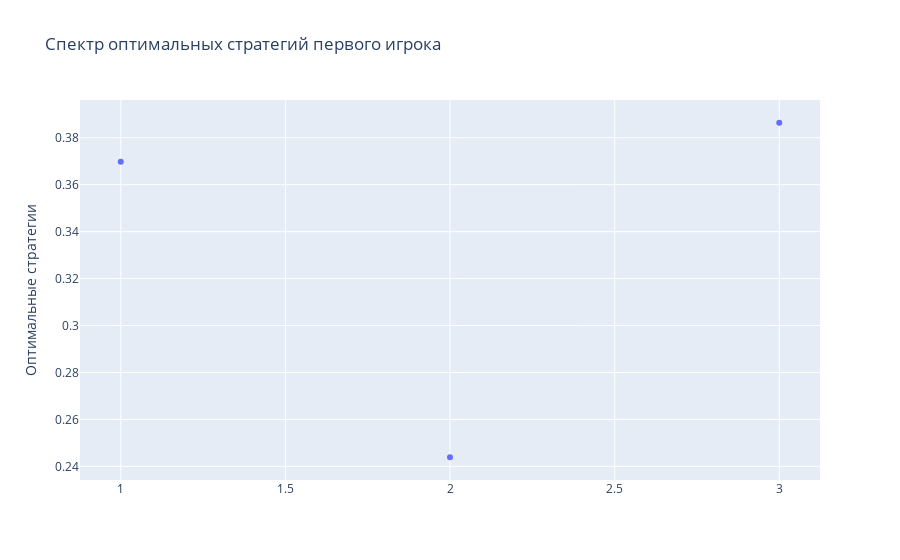
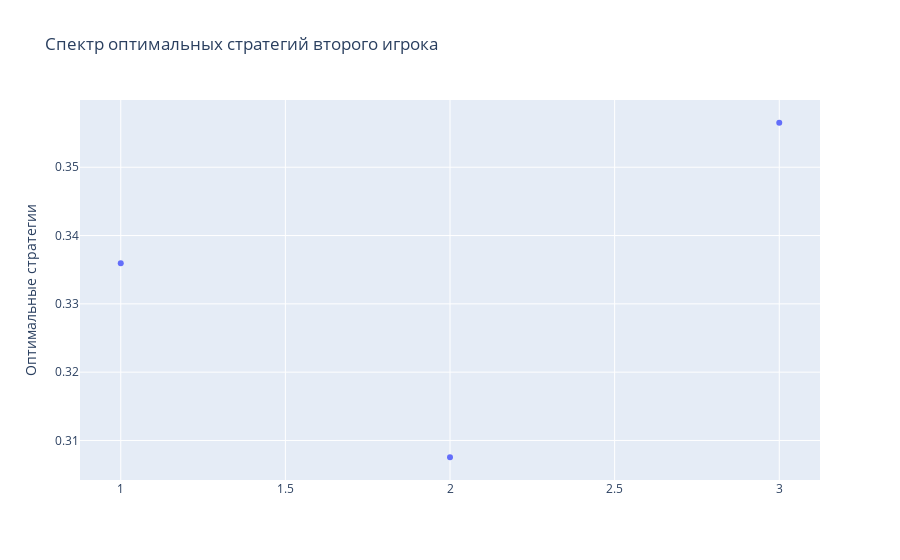

Notebook cell for these charts, in order:
### Markdown cell above
### Cпектр оптимальной стратегии полон:

### Code cell
matrix = np.array([[5, -7, 32], [23, 0, 9], [9, 35, -8]])
visualize(nash_equilibrium(matrix))

### Figure 1 — Plotly figure (JSON) as saved in the notebook; plotly's stock layout.template omitted (floating-point values rounded to 4 significant figures)
{"data": [{"hovertemplate": "=%{x}<br>Оптимальные стратегии=%{y}<extra></extra>", "legendgroup": "", "marker": {"color": "#636efa", "symbol": "circle"}, "mode": "markers", "name": "", "orientation": "v", "showlegend": false, "type": "scatter", "x": [1, 2, 3], "xaxis": "x", "y": [0.3697, 0.2439, 0.3864], "yaxis": "y"}], "layout": {"autosize": true, "legend": {"tracegroupgap": 0}, "title": {"text": "Спектр оптимальных стратегий первого игрока"}, "xaxis": {"anchor": "y", "autorange": true, "domain": [0, 1], "range": [0.879, 3.121], "title": {"text": ""}, "type": "linear"}, "yaxis": {"anchor": "x", "autorange": true, "domain": [0, 1], "range": [0.2321, 0.3981], "title": {"text": "Оптимальные стратегии"}, "type": "linear"}}}

### Figure 2 — Plotly figure (JSON) as saved in the notebook; plotly's stock layout.template omitted (floating-point values rounded to 4 significant figures)
{"data": [{"hovertemplate": "=%{x}<br>Оптимальные стратегии=%{y}<extra></extra>", "legendgroup": "", "marker": {"color": "#636efa", "symbol": "circle"}, "mode": "markers", "name": "", "orientation": "v", "showlegend": false, "type": "scatter", "x": [1, 2, 3], "xaxis": "x", "y": [0.3359, 0.3075, 0.3565], "yaxis": "y"}], "layout": {"autosize": true, "legend": {"tracegroupgap": 0}, "title": {"text": "Спектр оптимальных стратегий второго игрока"}, "xaxis": {"anchor": "y", "autorange": true, "domain": [0, 1], "range": [0.879, 3.121], "title": {"text": ""}, "type": "linear"}, "yaxis": {"anchor": "x", "autorange": true, "domain": [0, 1], "range": [0.3035, 0.3606], "title": {"text": "Оптимальные стратегии"}, "type": "linear"}}}
